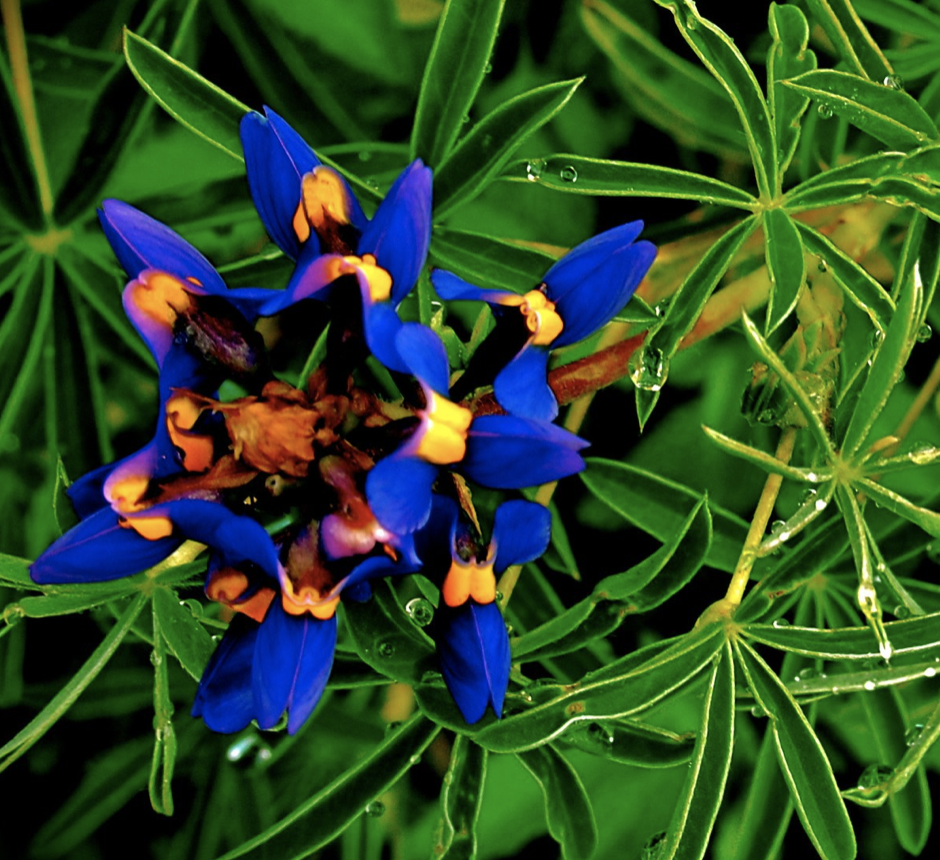
#> input picture clases/Cap02_Color/Matlab/flores.png, 940 x 860 px, given in place of flores.tif, which was not available
$ jupyter execute 'EL442_Lectura_visualización_escritura_imágenes_Python.ipynb'   (text cells are left out)
#> lines starting #> are read from the running program, lines starting #| are printed output that depends on the picture; pictures that were not available may be replaced by others from this repository, and a replacement may not be noted
[cell 1]
from pylab import *

[cell 2]
A = imread('dataset/flores.tif')
#> A is the input picture: shape (860, 940, 4) float32; mean R, G, B, A 0.186, 0.291, 0.158, 1

[cell 3]
A

[cell 4]
A.shape
#> Out = (860, 940, 4)

[cell 5]
A.dtype

[cell 6]
imshow(A)

[cell 7]
R = A[:,:,0] # Extraer la primera componente Red
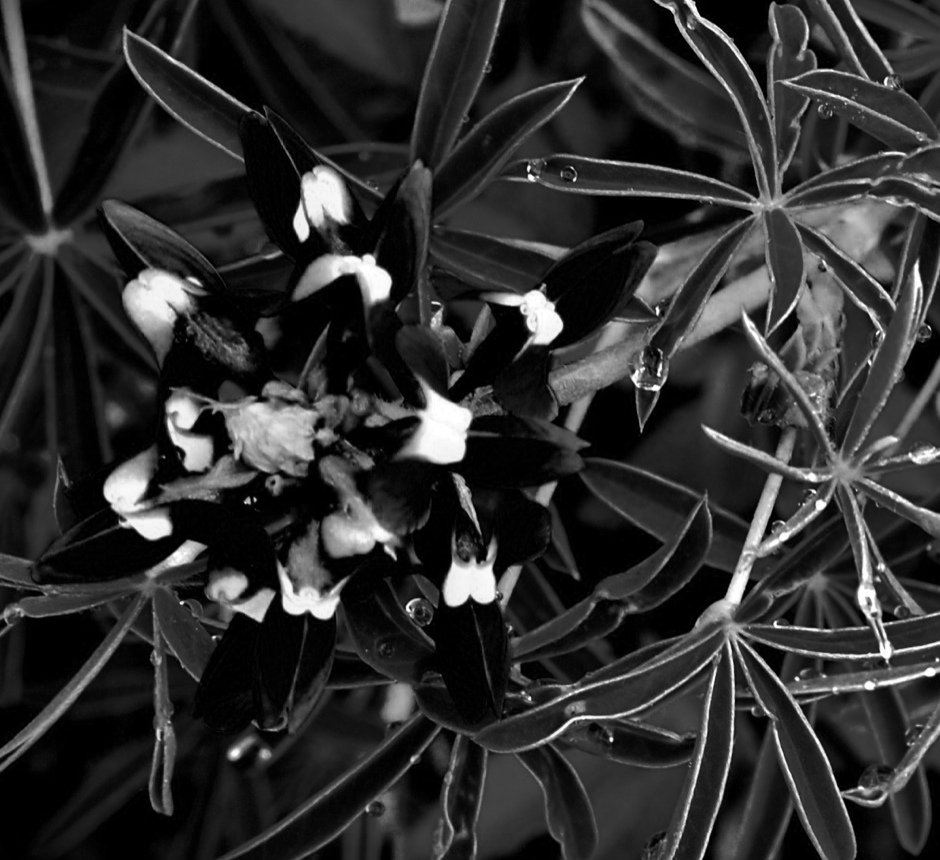
#> R: shape (860, 940) float32; min 0, max 1, mean 0.185
G = A[:,:,1] # Extrer la segunda componente Green
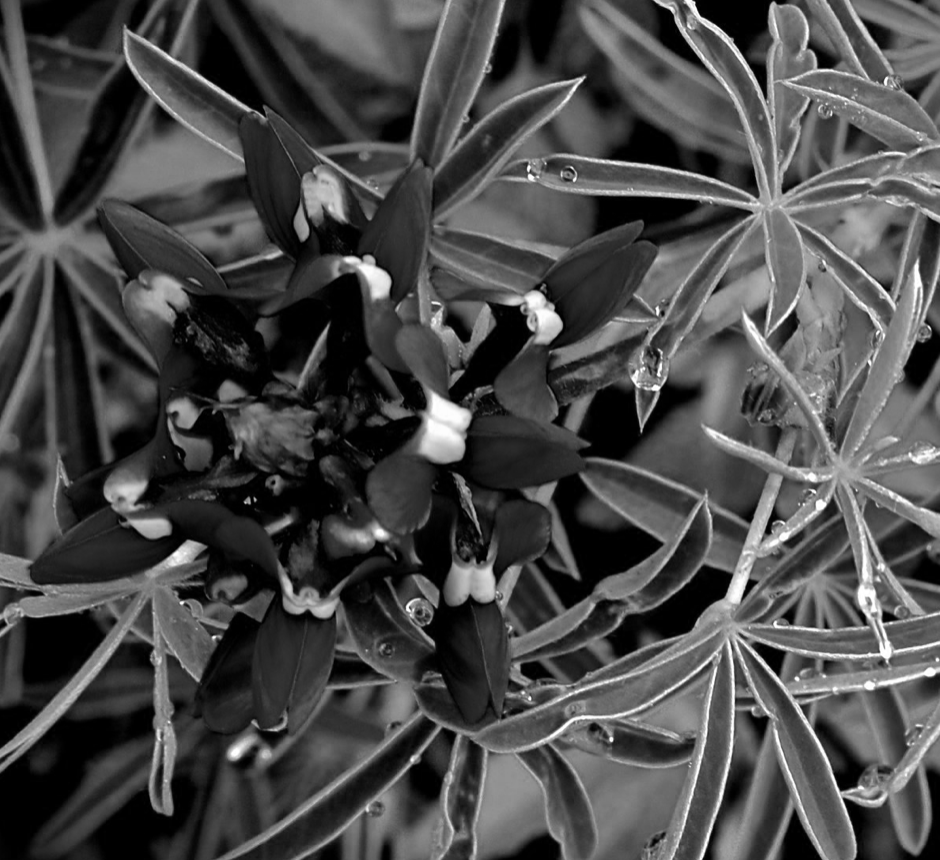
#> G: shape (860, 940) float32; min 0, max 1, mean 0.29
B = A[:,:,2] # Extrer la tercera componente Blue
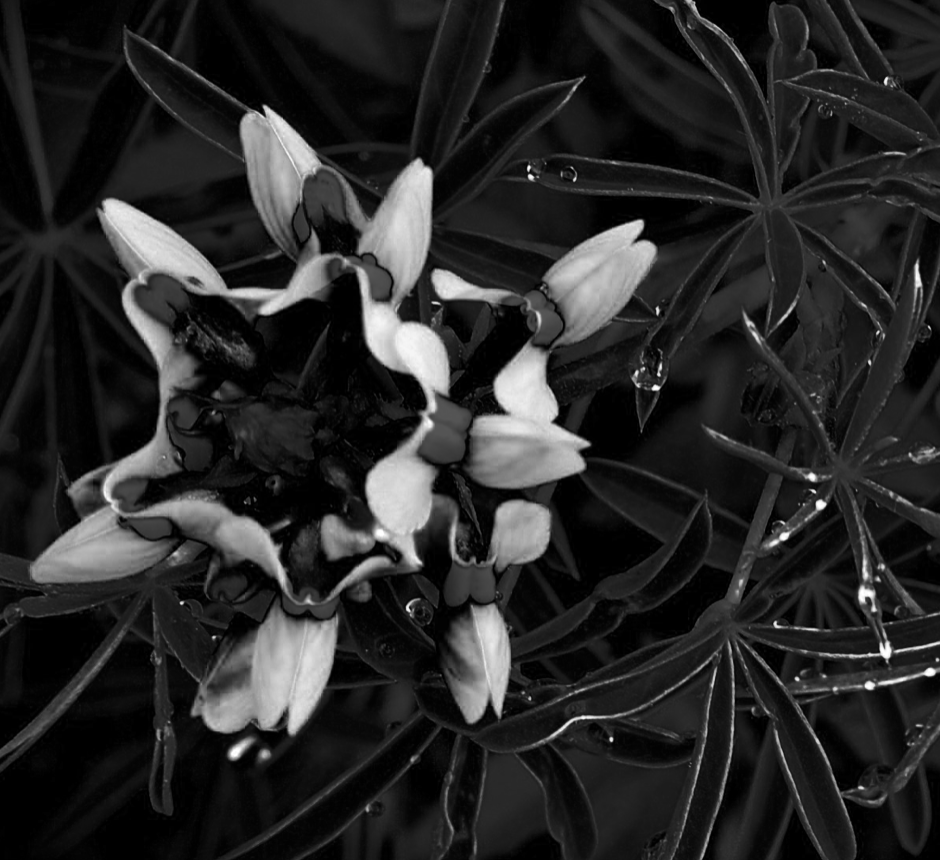
#> B: shape (860, 940) float32; min 0, max 1, mean 0.157

[cell 8]
R.shape # Mostrar dimensión de de las componentes extraídas (600, 600)
#> Out = (860, 940)

[cell 9]
R # Mostrar que la componente también es una matriz

[cell 10]
## Visualizar componentes en escala de grises

imshow(R, cmap="gray")

[cell 11]
imshow(G, cmap="gray")

[cell 12]
imshow(B, cmap="gray")

[cell 13]
_, ((ax0, ax1), (ax2, ax3)) = subplots(2, 2, figsize=(10, 10))

ax0.imshow(R, cmap="gray")
ax1.imshow(G, cmap="gray")
ax2.imshow(B, cmap="gray")
ax3.imshow(A)
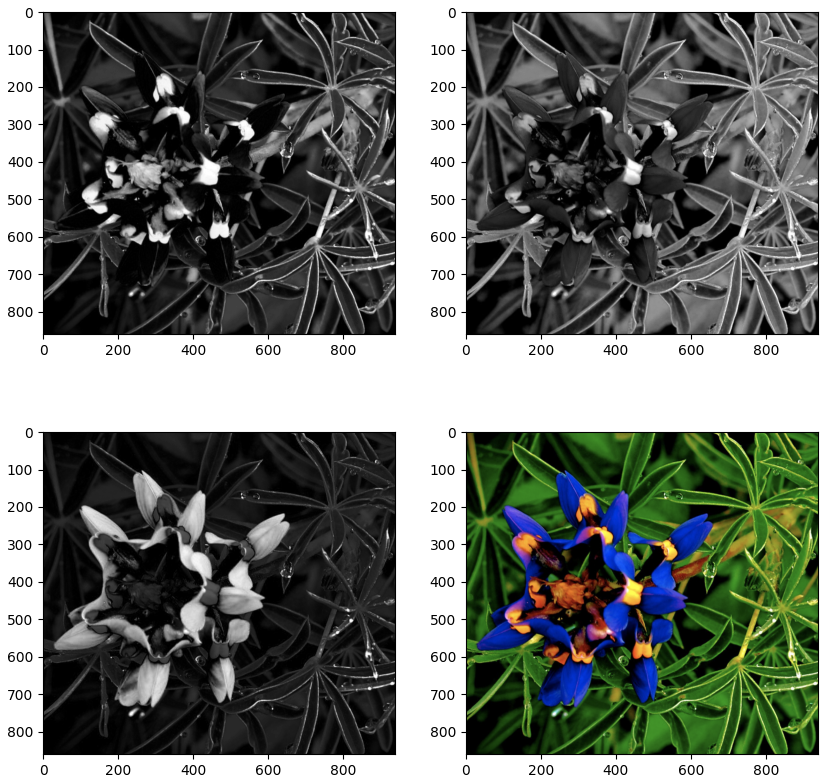
#> figure drawn by matplotlib, 4 panels

[cell 14]
_, ((ax0, ax1), (ax2, ax3)) = subplots(2, 2, figsize=(10, 10))

ax0.imshow(R)
ax1.imshow(G)
ax2.imshow(B)
ax3.imshow(A)

[cell 15]
T = zeros_like(A)

[cell 16]
T.shape
#> Out = (860, 940, 4)

[cell 17]
imshow(T) # Todos los valore estan a cero

[cell 18]
T[:,:,0] = R # Asiganmos el valor de la componete R en s lugar correspondiente
RR = T # Guardamos el resultado

[cell 19]
T = zeros_like(A)
T[:,:,1] = G
GG = T

[cell 20]
T = zeros_like(A)
T[:,:,2] = B
BB = T

[cell 21]
# Obtener imagen original a partir de las componentes por separado

original = zeros_like(A)

original[:,:,0] = R
original[:,:,1] = G
original[:,:,2] = B

[cell 22]
_, ((ax0, ax1), (ax2, ax3)) = subplots(2, 2, figsize=(10, 10))

ax0.imshow(RR)
ax1.imshow(GG)
ax2.imshow(BB)
ax3.imshow(original)

[cell 23]
from skimage.color import rgb2gray

[cell 24]
AG = rgb2gray(A)
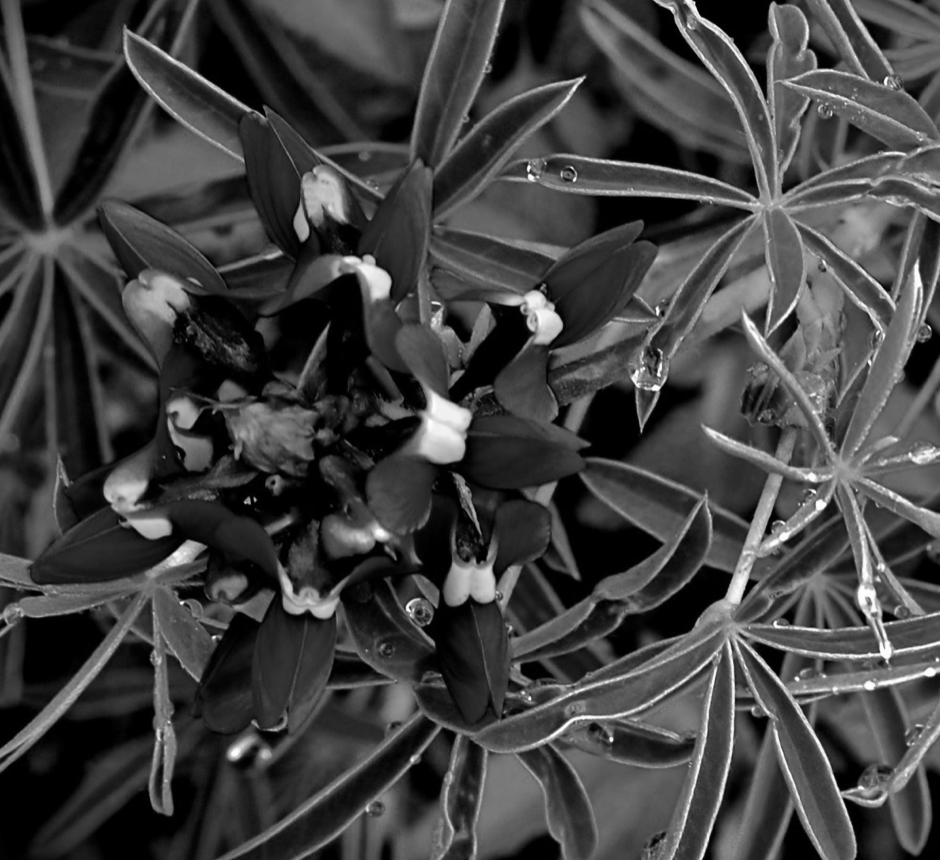
#> AG: shape (860, 940) float32; min 0, max 0.999, mean 0.258

[cell 25]
AG.shape # Se observa que ahora tiene un solo canal
#> Out = (860, 940)

[cell 26]
imshow(AG, cmap="gray") # Visualización de la imagen

[cell 27]
T = zeros_like(A)

T[:,:,0] = R
T[:,:,2] = B

[cell 28]
imshow(T)

[cell 29]
### Guardar el resultado

imsave("dataset/outputs/flores_sin_g.jpg", T)

[cell 30]
### Guardar imagen en escala de grises
imsave("dataset/outputs/flores_gray.png", AG, cmap="gray")

$ run again, with clases/Cap02_Color/Matlab/amarilla.png copied over clases/Cap02_Color/Matlab/flores.png
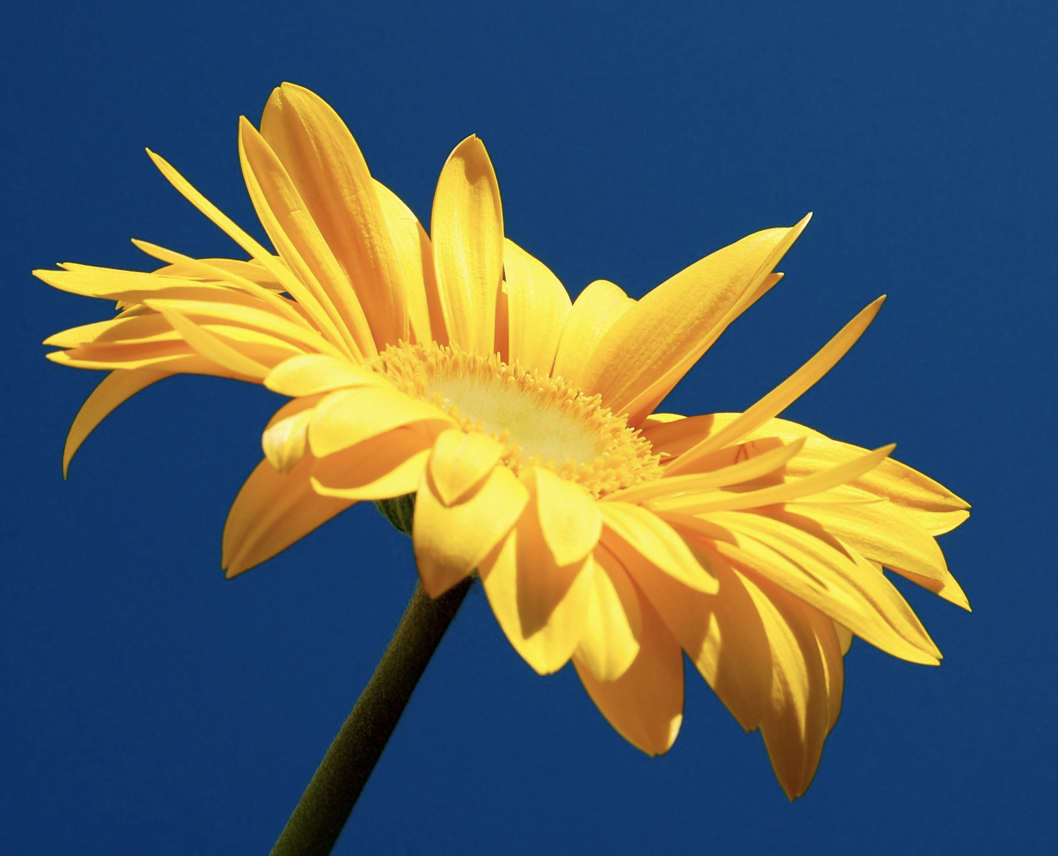
#> input picture clases/Cap02_Color/Matlab/amarilla.png, 1058 x 856 px, given in place of flores.tif, which was not available
#> A is the input picture: shape (856, 1058, 4) float32; mean R, G, B, A 0.33, 0.378, 0.372, 1
#> `B = A[:,:,2]`:
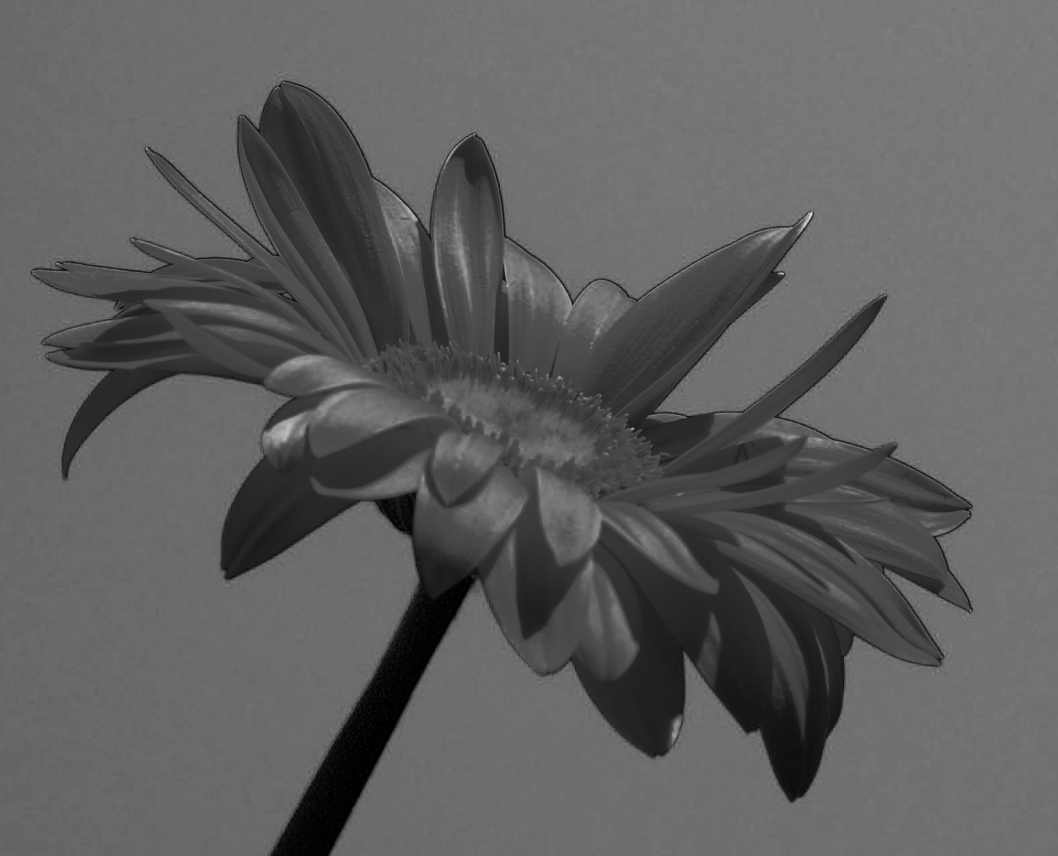
#> B: shape (856, 1058) float32; min 0, max 0.89, mean 0.371
#> `[cell 13] _, ((ax0, ax1), (ax2, ax3)) = subplots(2, 2, figsize=(10, 10..`:
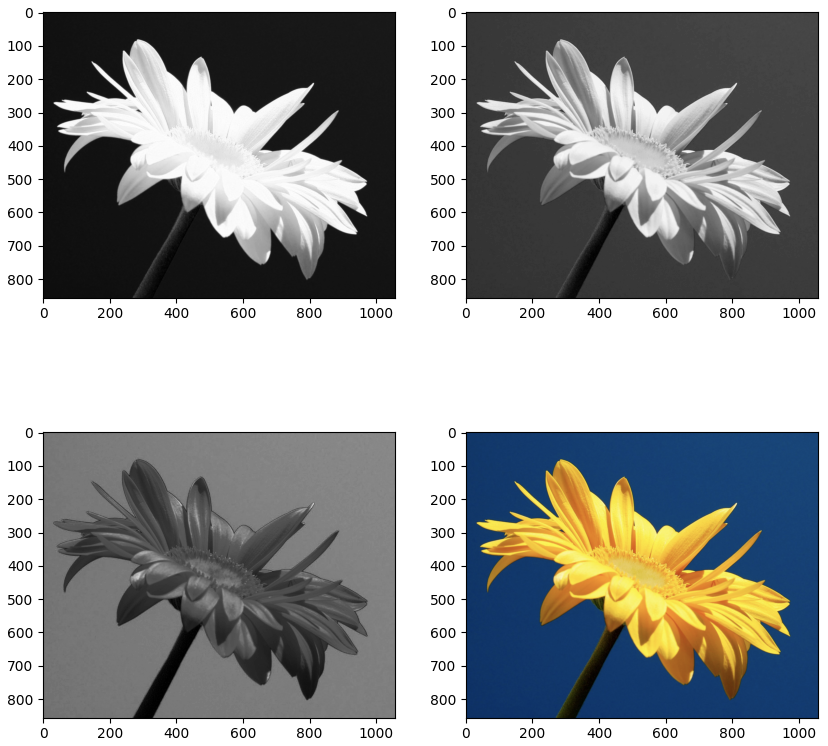
#> figure drawn by matplotlib, 4 panels

$ run again, with clases/Cap02_Color/Matlab/pistilos.png copied over clases/Cap02_Color/Matlab/flores.png
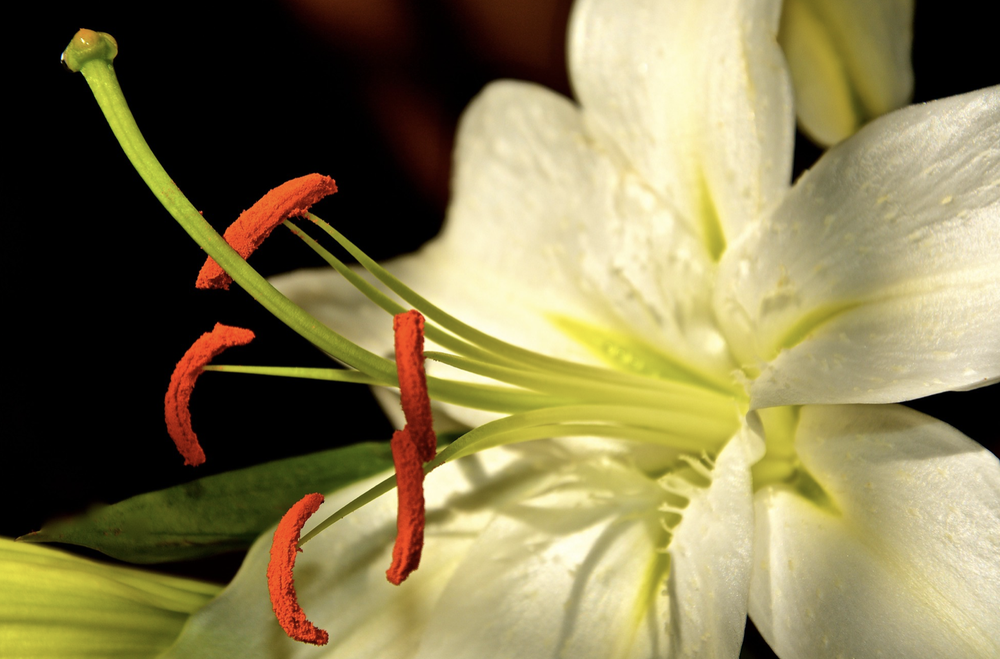
#> input picture clases/Cap02_Color/Matlab/pistilos.png, 1000 x 659 px, shrunk from 1550 x 1022 before the run, given in place of flores.tif, which was not available
#> A is the input picture: shape (659, 1000, 4) float32; mean R, G, B, A 0.518, 0.479, 0.315, 1
#> `B = A[:,:,2]`:
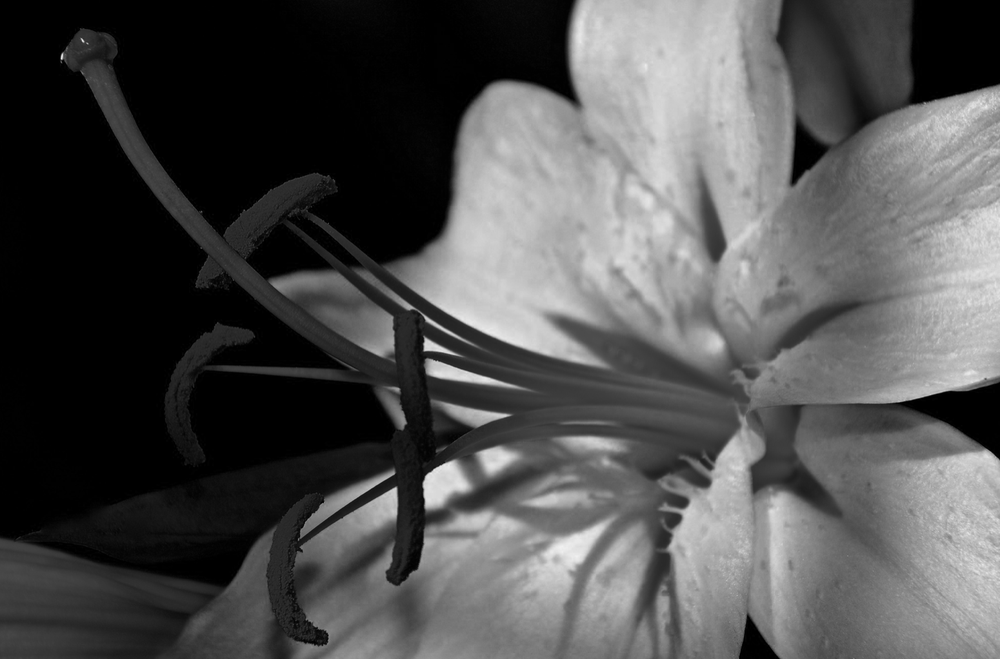
#> B: shape (659, 1000) float32; min 0, max 0.945, mean 0.315
#> `[cell 13] _, ((ax0, ax1), (ax2, ax3)) = subplots(2, 2, figsize=(10, 10..`:
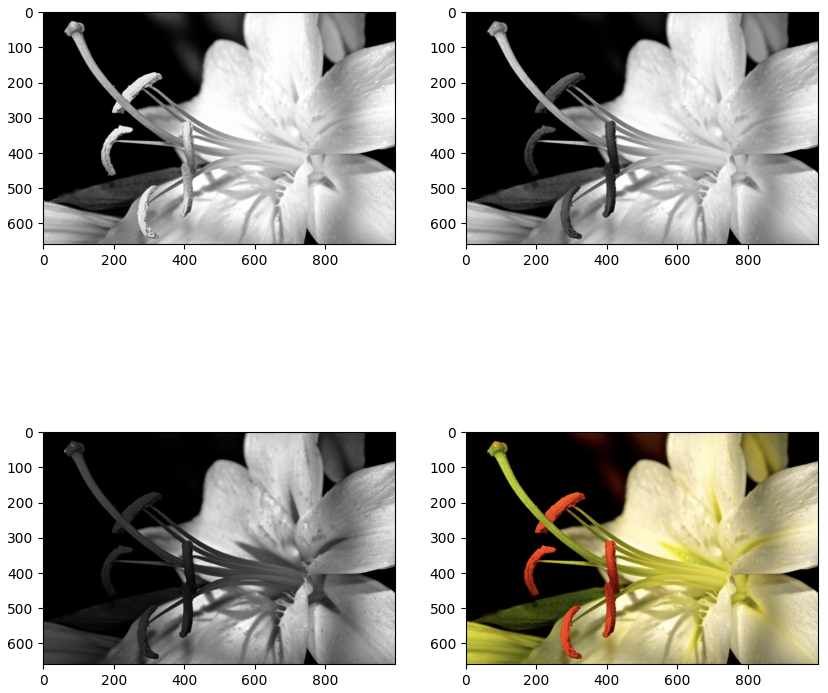
#> figure drawn by matplotlib, 4 panels
